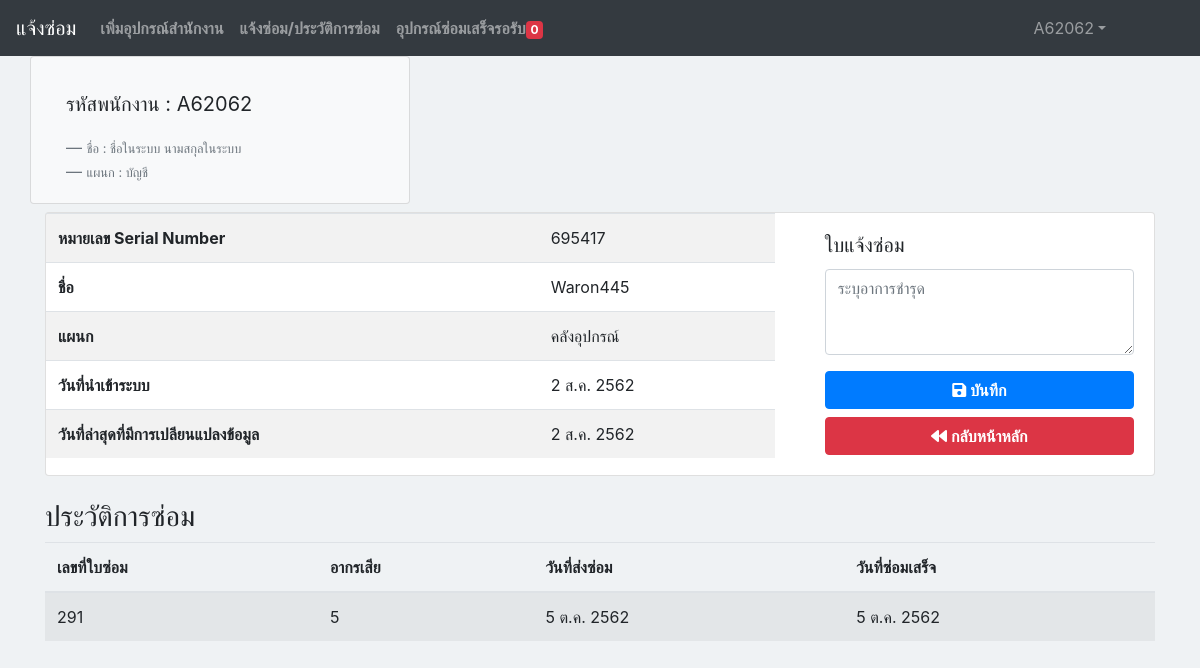
/Treasury/repair_view.php?oe_id=12 (signed in), run on the app's committed database.
### tables this page shows
CREATE TABLE `profile` (
  `profile_fname` varchar(50) NOT NULL,
  `profile_lname` varchar(50) NOT NULL,
  `profile_create_at` timestamp NOT NULL DEFAULT CURRENT_TIMESTAMP,
  `profile_update_at` timestamp NOT NULL DEFAULT CURRENT_TIMESTAMP ON UPDATE CURRENT_TIMESTAMP,
  `profile_users_id` varchar(255) NOT NULL
);

CREATE TABLE `position` (
  `position_id` int(11) NOT NULL,
  `position_name` varchar(50) NOT NULL
);

CREATE TABLE `oe` (
  `oe_id` int(11) NOT NULL,
  `oe_code` varchar(50) NOT NULL,
  `oe_name` varchar(50) NOT NULL,
  `oe_position` int(11) NOT NULL,
  `oe_create_by` varchar(255) NOT NULL,
  `oe_create_at` timestamp NOT NULL DEFAULT CURRENT_TIMESTAMP,
  `oe_update_at` timestamp NOT NULL DEFAULT CURRENT_TIMESTAMP ON UPDATE CURRENT_TIMESTAMP
);

CREATE TABLE `repair_completed` (
  `repair_completed_id` int(11) NOT NULL,
  `repair_completed_repair_detail_id` int(11) NOT NULL,
  `repair_completed_comment` varchar(50) NOT NULL,
  `repair_completed_technician_id` varchar(50) NOT NULL,
  `repair_completed_create_at` datetime NOT NULL DEFAULT CURRENT_TIMESTAMP
);

CREATE TABLE `repair_detail` (
  `repair_detail_id` int(11) NOT NULL,
  `repair_detail_data` varchar(100) NOT NULL,
  `repair_detail_users_id` varchar(20) NOT NULL,
  `repair_detail_create_at` timestamp NOT NULL DEFAULT CURRENT_TIMESTAMP,
  `repair_detail_update_at` timestamp NOT NULL DEFAULT CURRENT_TIMESTAMP ON UPDATE CURRENT_TIMESTAMP,
  `repair_detail_status_id` int(11) NOT NULL,
  `repair_detail_oe_id` varchar(20) NOT NULL
);

### Treasury/repair_view.php (the view, shortened to what this page needs)
<!doctype html>
<html lang="en">
    <head>
        <link rel="stylesheet" href="https://stackpath.bootstrapcdn.com/bootstrap/4.3.1/css/bootstrap.min.css">
        <link rel="stylesheet" href="https://use.fontawesome.com/releases/v5.8.2/css/all.css">
        <link rel="stylesheet" href="https://maxcdn.bootstrapcdn.com/bootstrap/4.3.1/css/bootstrap.min.css">
        <link rel="stylesheet" href="css/manu_Left.css">
        <link href="//maxcdn.bootstrapcdn.com/font-awesome/4.2.0/css/font-awesome.min.css" rel="stylesheet">
    </head>
    <body style="background-color: #eff2f4">
        <?php include './header.php'; ?>
        <div  class="container">
            <div class="row">
                <div class="card bg-light col-md-4">
                    <div class="card-body">
                        <?php include './profile_view.php'; ?>
                    </div>
                </div>
                    <?php
                    include '../conn.php';
                    function DateThai($strDate) {
                        $strYear = date("Y", strtotime($strDate)) + 543;
                        $strMonth = date("n", strtotime($strDate));
                        $strDay = date("j", strtotime($strDate));
                        $strMonthCut = Array("", "ม.ค.", "ก.พ.", "มี.ค.", "เม.ย.", "พ.ค.", "มิ.ย.", "ก.ค.", "ส.ค.", "ก.ย.", "ต.ค.", "พ.ย.", "ธ.ค.");
                        $strMonthThai = $strMonthCut[$strMonth];
                        return "$strDay $strMonthThai $strYear";
                    }
                    $sql = "select oe.oe_id,"
                            . "oe.oe_code,"
                            . "oe.oe_name,"
                            . "oe.oe_create_at,"
                            . "oe.oe_update_at,"
                            . "position.position_name "
                            . "from position inner join oe "
                            . "ON oe.oe_position=position.position_id WHERE oe.oe_id = '" . $_GET['oe_id'] . "' ORDER BY oe_id ";
                    $result = mysqli_query($conn, $sql);
                    $jobdetails = mysqli_fetch_assoc($result);
                    $strDate = $jobdetails['oe_create_at'];
                    $strDate2 = $jobdetails['oe_update_at'];
                    ?>
            </div>
            <div class="card mt-2">
                <div class="row">
                    <div class="col-md-8">
                        <table class="table table-striped">
                            <tbody>
                                <tr>
                                    <th scope="row">หมายเลข Serial Number</th>
                                    <td><?php echo $jobdetails['oe_code']; ?></td>
                                </tr>
                                <tr>
                                    <th scope="row">ชื่อ</th>
                                    <td><?php echo $jobdetails['oe_name']; ?></td>
                                </tr>
                                <tr>
                                    <th scope="row">แผนก</th>
                                    <td><?php echo $jobdetails['position_name']; ?></td>
                                </tr>
                                <tr>
                                    <th scope="row">วันที่นำเข้าระบบ</th>
                                    <td> <?php echo DateThai($strDate); ?></td>
                                </tr>
                                <tr>
                                    <th scope="row">วันที่ล่าสุดที่มีการเปลียนแปลงข้อมูล</th>
                                    <td> <?php echo DateThai($strDate2); ?></td>
                                </tr>
                            </tbody>
                        </table>
                    </div>
                    <div class="col-4">
                        <div class="card-body">
                            <h5 class="card-title">ใบแจ้งซ่อม</h5>
                            <?php
                            if (isset($_GET['submit'])) {
                                include '../conn.php';
                                $oe_id = $jobdetails['oe_id'];
                                $repair_detail_data = $_GET['repair_detail_data'];
                                $repair_detail_id = $_GET['repair_detail_id'];
                                $sessionID = $_SESSION['users_id'];
                                $check = "SELECT * FROM repair_detail  WHERE  	repair_detail_oe_id = '$oe_id' and repair_detail_status_id='1'";
                                $result = mysqli_query($conn, $check);
                                $num = mysqli_num_rows($result);
                                if ($num > 0) {
                                    echo "<script>";
                                    echo "alert('มีข้อมูลอยู่ในระบบแล้ว !!!');";
                                    echo "window.location='repair_view.php?oe_id=$oe_id';";
                                    echo "</script>";
                                } else {
                                    $sql = "INSERT INTO `repair_detail` "
                                            . "(`repair_detail_id`, "
                                            . "`repair_detail_data`,"
                                            . " `repair_detail_users_id`,"
                                            . " `repair_detail_create_at`, "
                                            . " `repair_detail_update_at`, "
                                            . " `repair_detail_status_id`, "
                                            . " `repair_detail_oe_id`)"
                                            . "VALUES (NULL, '$repair_detail_data', '$sessionID', current_timestamp(), current_timestamp(), '1', '$oe_id');";
                                    mysqli_query($conn, $sql);
                                    $showID = mysqli_insert_id($conn);
                                }
                                echo "<meta http-equiv='refresh'; URL=./repair_list.php'>";
                                echo '<div class="alert alert-success">' . "บันทึกข้อมูลเแจ้งซ่อมหมายเลข" . " $showID" . " แล้ว" . '</div>';
                                mysqli_close($conn);
                                echo "<a target ='_blank' href='print.php?repair_detail_id=$showID' class='btn btn-warning col-12  mt-2'><i class='fas fa-print'> พิมพ์ใบสำเนา</i></a>";
                                echo '<a class="btn btn-danger col-12 text-white mt-2" href="index.php"><i class="fas fa-backward"> กลับหน้าหลัก</i></a>';
                            } else {
                                ?>
                            <form method="GET" class="needs-validation" action="<?php echo $_SERVER['PHP_SELF'] ?>" novalidate="">
                                    <div class="form-group">
                                        <div class="form-group">
                                            <textarea class="form-control" id="repair_detail_data"  name="repair_detail_data" rows="3"  placeholder="ระบุอาการชำรุด" required></textarea>
                                        </div>
                                    </div>
                                    <button type="submit" name="submit" class="btn btn-primary col-12"><i class="fas fa-save"> บันทึก</i></button>
                                    <a class=" btn btn-danger col-12 text-white mt-2" href="repair_list.php"><i class="fas fa-backward"> กลับหน้าหลัก</i></a>
                                </form>
                                <?php
                            }
                            ?>
                        </div>
                    </div>
                </div>
            </div>
            <br>
            <h3> ประวัติการซ่อม</h3>
            <?php
            include '../conn.php';
            $sql_his = "SELECT
       repair_completed.repair_completed_id,
       repair_completed.repair_completed_comment,
       repair_completed.repair_completed_create_at,
       repair_completed.repair_completed_technician_id,
       profile.profile_fname,
       profile.profile_lname,
       repair_completed.repair_completed_repair_detail_id,
       repair_detail.repair_detail_id,
        repair_detail.repair_detail_data,
        repair_detail.repair_detail_create_at,
       oe.oe_id,
       repair_detail.repair_detail_oe_id,
       position.position_id,
       oe.oe_position,
       position.position_name,
       oe.oe_name,
       oe.oe_code
           FROM
                (
        (
            repair_completed
        INNER JOIN profile ON repair_completed.repair_completed_technician_id = profile.profile_users_id
        )
    INNER JOIN repair_detail ON repair_completed.repair_completed_repair_detail_id = repair_detail.repair_detail_id
    INNER JOIN oe ON repair_detail.repair_detail_oe_id = oe.oe_id
    INNER JOIN position ON position.position_id = oe.oe_position
    )
WHERE
    oe.oe_id='" . $_GET['oe_id'] . "' and repair_detail.repair_detail_status_id = 3";
            $result_his = mysqli_query($conn, $sql_his);
            ?>
            <table class="table table-striped">
                <thead>
                    <tr>
                        <th scope="col">เลขที่ใบซ่อม</th>
                        <th scope="col">อากรเสีย</th>
                        <th scope="col">วันที่ส่งซ่อม</th>
                        <th scope="col">วันที่ซ่อมเสร็จ</th>
                    </tr>
                </thead>
                <tbody>
                    <?php while ($jobdetails_his = mysqli_fetch_assoc($result_his)) { ?>
                        <?php
                        $strDate_his_create = $jobdetails_his['repair_detail_create_at'];
                        $strDate_his_end = $jobdetails_his['repair_completed_create_at'];
                        ?>
                        <tr>
                            <td><?php echo $jobdetails_his['repair_detail_id']; ?></td>
                            <td><?php echo $jobdetails_his['repair_detail_data']; ?></td>
                            <td><?php echo DateThai($strDate_his_create); ?></td>
                            <td><?php echo DateThai($strDate_his_end); ?></td>
                        </tr>
                    <?php } ?>
                </tbody>
            </table>
    </body>
</html>

### Treasury/profile_view.php (shortened to what this page needs)
<blockquote class="blockquote mb-0">
    <?php
    include '../conn.php';
    $sql = "SELECT * FROM profile  where profile_users_id='" . $_SESSION['users_id'] . "'";
    $result = mysqli_query($conn, $sql);
    $row = mysqli_fetch_array($result, MYSQLI_ASSOC);
    $sql_users = "select users.users_id, position.position_name from position inner join users ON users.users_position=position.position_id where users.users_id='" . $_SESSION['users_id'] . "'";
    $result_user = mysqli_query($conn, $sql_users);
    $row_user = mysqli_fetch_array($result_user, MYSQLI_ASSOC);
    if ($row_user['users_id'] == $row['profile_users_id']) {
        echo '<p>' . 'รหัสพนักงาน : ' . $_SESSION['users_id'] . '</p>';
        echo '<footer class="blockquote-footer">' . ''
        . '<small class="text-muted">' . 'ชื่อ : ' . $row['profile_fname'] . ' ' . $row['profile_lname'] . ' <cite title="Source Title"></cite>' . '</small>' . '</footer>';
        echo '<footer class="blockquote-footer">' . ''
        . '<small class="text-muted">' . 'แผนก : ' . $row_user['position_name'] . ' <cite title="Source Title"></cite>' . '</small>' . '</footer>';
    } else {
        echo "<meta http-equiv='refresh' content='0 ;URL=../Treasury/profile_insert.php'>";
    }
    ?>
</blockquote>

### data on the page
profile: profile_fname "ชื่อในระบบ", profile_lname "นามสกุลในระบบ"
position: position_name "บัญชี"
position: oe.oe_code "695417", oe.oe_name "Waron445", position_name "คลังอุปกรณ์", oe.oe_create_at "2 ส.ค. 2562", oe.oe_update_at "2 ส.ค. 2562"
repair_completed: repair_detail.repair_detail_id "291", repair_detail.repair_detail_data "5", repair_detail.repair_detail_create_at "5 ต.ค. 2562", repair_completed_create_at "5 ต.ค. 2562"

### other printed values
$count "0"
$_SESSION['users_username'] "A62062"
$_SESSION['users_id'] "A62062"
